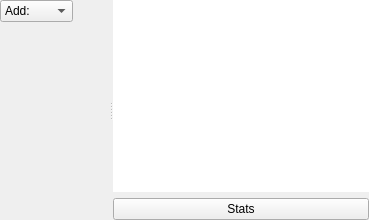
       <widget class="QWidget" name="tabIncomming">
        <property name="toolTip">
         <string>Look for incomming / unauthenticated remotes and agents</string>
        </property>
        <attribute name="icon">
         <iconset resource="../../libcore/resources/icons.qrc">
          <normaloff>:/icons/agent.svg</normaloff>:/icons/agent.svg</iconset>
        </attribute>
        <attribute name="title">
         <string>Nodes</string>
        </attribute>
        <layout class="QGridLayout" name="gridLayout">
         <property name="leftMargin">
          <number>0</number>
         </property>
         <property name="topMargin">
          <number>0</number>
         </property>
         <property name="rightMargin">
          <number>0</number>
         </property>
         <property name="bottomMargin">
          <number>0</number>
         </property>
         <property name="spacing">
          <number>0</number>
         </property>
         <item row="0" column="2">
          <widget class="QSplitter" name="splitter">
           <property name="orientation">
            <enum>Qt::Horizontal</enum>
           </property>
           <widget class="QWidget" name="layoutWidget">
            <layout class="QGridLayout" name="gridLayout_3">
             <item row="1" column="0">
              <widget class="MultiView" name="widgetIncommingNodes" native="true">
               <property name="sizePolicy">
                <sizepolicy hsizetype="Preferred" vsizetype="Expanding">
                 <horstretch>0</horstretch>
                 <verstretch>0</verstretch>
                </sizepolicy>
               </property>
              </widget>
             </item>
             <item row="1" column="1">
              <widget class="MultiView" name="widgetActiveNodes" native="true">
               <property name="sizePolicy">
                <sizepolicy hsizetype="Preferred" vsizetype="Expanding">
                 <horstretch>0</horstretch>
                 <verstretch>0</verstretch>
                </sizepolicy>
               </property>
              </widget>
             </item>
             <item row="0" column="0" colspan="2">
              <layout class="QHBoxLayout" name="horizontalLayout_5">
               <item>
                <widget class="QComboBox" name="comboBoxAddLocal">
                 <item>
                  <property name="text">
                   <string>Add:</string>
                  </property>
                 </item>
                 <item>
                  <property name="text">
                   <string>Remote</string>
                  </property>
                  <property name="icon">
                   <iconset resource="../../libcore/resources/icons.qrc">
                    <normaloff>:/icons/remote.svg</normaloff>:/icons/remote.svg</iconset>
                  </property>
                 </item>
                 <item>
                  <property name="text">
                   <string>Agent</string>
                  </property>
                  <property name="icon">
                   <iconset resource="../../libcore/resources/icons.qrc">
                    <normaloff>:/icons/agent.svg</normaloff>:/icons/agent.svg</iconset>
                  </property>
                 </item>
                </widget>
               </item>
               <item>
                <spacer name="horizontalSpacer">
                 <property name="orientation">
                  <enum>Qt::Horizontal</enum>
                 </property>
                 <property name="sizeHint" stdset="0">
                  <size>
                   <width>40</width>
                   <height>20</height>
                  </size>
                 </property>
                </spacer>
               </item>
              </layout>
             </item>
            </layout>
           </widget>
           <widget class="QWidget" name="layoutWidget2">
            <layout class="QVBoxLayout" name="verticalLayout">
             <item>
              <widget class="QPlainTextEdit" name="plainTextEditSummary">
               <property name="sizePolicy">
                <sizepolicy hsizetype="Minimum" vsizetype="Expanding">
                 <horstretch>0</horstretch>
                 <verstretch>0</verstretch>
                </sizepolicy>
               </property>
               <property name="autoFillBackground">
                <bool>false</bool>
               </property>
               <property name="frameShape">
                <enum>QFrame::NoFrame</enum>
               </property>
               <property name="frameShadow">
                <enum>QFrame::Plain</enum>
               </property>
               <property name="lineWidth">
                <number>0</number>
               </property>
               <property name="readOnly">
                <bool>true</bool>
               </property>
               <property name="backgroundVisible">
                <bool>false</bool>
               </property>
              </widget>
             </item>
             <item>
              <widget class="QPushButton" name="pushButtonShowStats">
               <property name="text">
                <string>Stats</string>
               </property>
              </widget>
             </item>
            </layout>
           </widget>
          </widget>
         </item>
        </layout>
       </widget>
